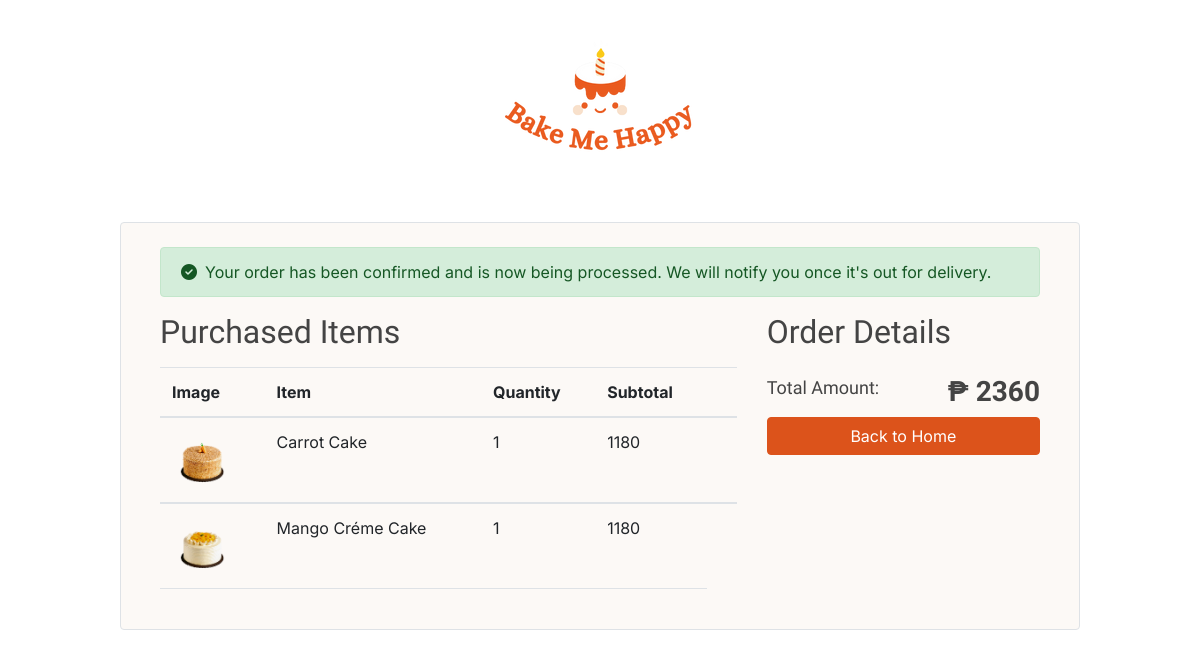
The page /purchase.php (signed in) on the database its author committed.
### tables this page shows
CREATE TABLE `cart` (
  `id` int(100) NOT NULL,
  `user_id` int(100) NOT NULL,
  `product_name` varchar(100) NOT NULL,
  `price` varchar(100) NOT NULL,
  `image` varchar(100) NOT NULL,
  `quantity` int(100) NOT NULL
);

### purchase.php (the view, shortened to what this page needs)
<?php
include 'config.php';
   $user_id = $_SESSION['user_id'];
   $first_name = $_POST['first_name'];
   $last_name = $_POST['last_name'];
   $email = $_POST['email'];
   $phone_number = $_POST['phone_number'];
   $city = $_POST['city'];
   $address = $_POST['address'];
   $date_of_delivery = $_POST['date_of_delivery'];
   $time_of_delivery = $_POST['time_of_delivery'];
   mysqli_query($conn, "INSERT INTO `order_manager`(user_id, first_name, last_name, email, phone_number, city, address, date_of_delivery, time_of_delivery) VALUES('$user_id', '$first_name', '$last_name', '$email', '$phone_number', '$city', '$address', '$date_of_delivery', '$time_of_delivery')") or die('query failed');
?>
<!DOCTYPE html>
<html lang="en">
  <head>
    <link href="assets/vendor/animate.css/animate.min.css" rel="stylesheet">
    <link href="assets/vendor/aos/aos.css" rel="stylesheet">
    <link href="assets/vendor/bootstrap/css/bootstrap.min.css" rel="stylesheet">
    <link href="assets/vendor/bootstrap-icons/bootstrap-icons.css" rel="stylesheet">
    <link href="assets/vendor/boxicons/css/boxicons.min.css" rel="stylesheet">
    <link href="assets/vendor/glightbox/css/glightbox.min.css" rel="stylesheet">
    <link href="assets/vendor/remixicon/remixicon.css" rel="stylesheet">
    <link href="assets/vendor/swiper/swiper-bundle.min.css" rel="stylesheet">
    <link href="https://stackpath.bootstrapcdn.com/bootstrap/4.5.2/css/bootstrap.min.css" rel="stylesheet">
    <link rel="stylesheet" href="https://cdnjs.cloudflare.com/ajax/libs/font-awesome/5.15.3/css/all.min.css" />
    <link href="assets/css/style.css" rel="stylesheet">
  </head>
  <body>
    <div class="container text-center my-4">
      <img src="assets\img\logo-footer.png" alt="Logo" class="img-fluid">
    </div>
    <div class="container my-5 p-4 border rounded custom-container" style="background-color: #FCF9F6;">
      <div class="container">
        <div class="alert alert-success d-flex align-items-center" role="alert">
          <i class="fas fa-check-circle mr-2"></i>
          <div>
            Your order has been confirmed and is now being processed. We will notify you once it's out for delivery.
          </div>
        </div>
        <div class="row">
          <div class="col-md-8">
            <div class="d-flex justify-content-between align-items-center mb-3">
              <h2 class="mb-0">Purchased Items</h2>
            </div>
            <table class="table">
              <thead>
                <tr>
                  <th scope="col">Image</th>
                  <th scope="col">Item</th>
                  <th scope="col">Quantity</th>
                  <th scope="col">Subtotal</th>
                  <th scope="col"></th>
                </tr>
                <?php
            $cart_query = mysqli_query($conn, "SELECT * FROM `cart` WHERE user_id = '$user_id'") or die('query failed');
            $grand_total = 0;
            if(mysqli_num_rows($cart_query) > 0){
               while($fetch_cart = mysqli_fetch_assoc($cart_query)){
               ?>
              </thead>
              <tbody>
                <tr>
                  <td><img class="img-fluid" width="60" height="60" src="assets\img\cakes\<?php echo $fetch_cart['image']; ?>" alt=""></td>
                  <td><?php echo $fetch_cart['product_name']; ?></td>
                  <td><?php echo $fetch_cart['quantity']; ?></td>
                  <td><?php echo $sub_total = ($fetch_cart['price'] * $fetch_cart['quantity']); ?></td>
                </tr>
                <?php
                           $grand_total += $sub_total;
                           }
                           }else{
                              echo '<tr><td style="padding:20px; text-transform:capitalize;" colspan="6">no item added</td></tr>';
                           }
                           ?>
              </tbody>
            </table>
          </div>
          <div class="col-md-4">
            <div class="order-details mb-4">
              <h2>Order Details</h2>
            </div>
            <div class="total-amount">
              <div class="row">
                <div class="col">
                  <h4>Total Amount:</h4>
                </div>
                <div class="col text-right">
                  <h3 class="font-weight-bold">₱ <?php echo $grand_total; ?></h3>
                </div>
              </div>
            </div>
            <a href="delete_cart_main.php" class="btn btn-primary btn-block back-to-home">Back to Home</a>
          </div>
        </div>
      </div>
  </body>
</html>

### assets/css/style.css (style rules this page uses)
body { font-family: 'Inter', sans-serif; color: #444444; }
a { color: #ed502e; text-decoration: none; }
h1, h2, h3, h4, h5, h6 { font-family: 'Alice', serif; }
.btn-primary { background-color: #DC531B !important; border-color: #DC531B !important; }
h4 { font-size: 1.125rem; font-weight: 500; margin: 0; line-height: 1.4; }
.row { display: flex; flex-wrap: wrap; margin-right: -15px; margin-left: -15px; }
:root { --primary: #EDBC07; --light: #FDF5EB; }

### purchase.php (style rules this page uses)
.custom-container { width: 80%; margin-left: auto; margin-right: auto; border-radius: 10px; padding: 20px; }

### rows shown on the page
cart: image (picture), product_name "Carrot Cake", quantity "1", price "1180"
cart: image (picture), product_name "Mango Créme Cake", quantity "1", price "1180"

### other values the page prints
$grand_total "2360"
